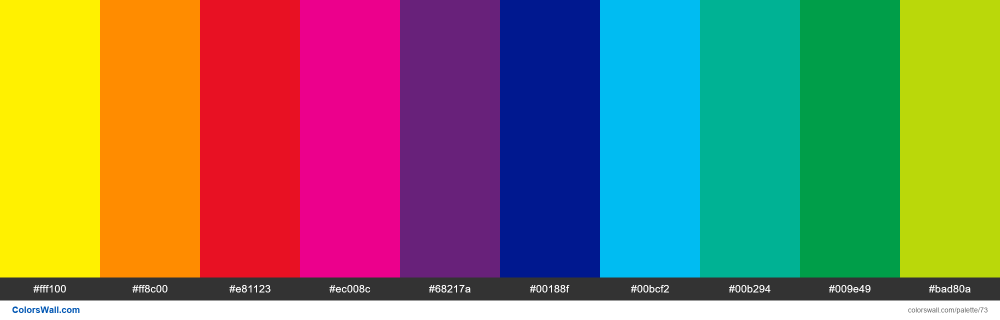
#> input picture test2.png, 2000 x 640 px (shown at 1/2 size)
$ python sFCM.py
#> lines starting #> are read from the running program, lines starting #| are printed output that depends on the picture
import numpy as np

class FCM:
    MAX_ITER = 50
    def __init__(self, m, K, imshape):
        '''
        Initializes a sFCM algorithm with parameters

            m       - integer that controls the fuzziness
            K       - number of classes
            imshape - np array (h, w, c)
        '''
        self.m       = m
        self.K       = K
        self.imshape = imshape

        #initialize random memberships
        self.u = self.__u_init(*imshape[:2])

        #intialize mapping functions
        self.dec = self.decoder(imshape[1])
        self.enc = self.encoder(imshape[1])


    def decoder(self, w):
        return lambda j : (j // w, j % w)

    def encoder(self, w):
        return lambda i, j : w*i + j

    def __u_init(self, w, h):
        '''
        initialize membership function randomly
        '''

        arr = np.random.random((w*h, self.K))

        #normalize
        arr = arr/arr.sum(axis=1)[:, np.newaxis]

        return arr

    def _vi(self, u, im):
        '''
        Calculate cluster centers
        '''

        vis = []

        for i in range(self.K):
            num = sum([u[j][i]**self.m * im[self.dec(j)] for j in range(np.prod(im.shape[:2]))])

            denom = sum([u[j][i]**self.m for j in range(np.prod(im.shape[:2]))])

            vis.append(num/denom)

        return vis

    def get_u(self, im, vis):
        up = np.zeros_like(self.u)

        for j in range(up.shape[0]):
            for i in range(self.K):
                up[j][i] = 1.0/sum([np.linalg.norm(im[self.dec(j)] - vis[i])/np.linalg.norm(im[self.dec(j)] - vis[k]) for k in range(self.K)])**(2.0/(self.m-1))
        return up


    def get_class(self, i, j):
        return np.argmax(self.u[self.enc(i,j),:])

    def step(self, im, eps):
        '''
        Runs a single clustering step

        returns a tuple (statistics, converged)
        '''

        #TODO implement convergence criteria based on eps

        vis = self._vi(self.u, im)
        self.u = self.get_u(im, vis)

        stats = np.zeros(im.shape)
        for i in range(stats.shape[0]):
            for j in range(stats.shape[1]):
                stats[i,j,:] = vis[fcm.get_class(i,j)]

        return stats, False

    def run(self, im, eps):
        '''
        Runs the iterative process of clustering

        im  - np array (h, w, c)
        eps - convergence criteria

        Yields statistics for each iteration
        '''

        for c in range(FCM.MAX_ITER):
            stats, finish = self.step(im, eps)

            yield stats, finish


class sFCM(FCM):
    MAX_ITER = 50
    # [80 lines left out: functions __init__, __nb, __h, __update_u, step, not called in this run]


import cv2

test = cv2.imread('test2.png')
#> test is the input picture: shape (640, 2000, 3); mean B, G, R 99, 123.4, 129.7
test = cv2.resize(test, (100, 20))
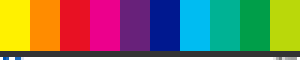
#> test: shape (20, 100, 3) (shown 3 times larger); mean B, G, R 95, 118.8, 124.8

#fcm = sFCM(2, 10, 1, 0.5, 5, test.shape)
fcm = FCM(2, 10, test.shape)

for c, (stat, finish) in enumerate(fcm.run(test, 0)):
#> in step, `vis = self._vi(self.u, im)`: vis = [[96.81, 122.1, 124.8], [92.82, 118.4, 124.3], [94.51, 120.8, 124.1], [91.85, 116.9, 125.6], [94.41, 117.5, 125.8], [98.24, 116.6, 122.9], [94.68, 116.2, 124.8], [95.44, 119.6, 124.5], [94.8, 122, 125.6], [94.56, 119.9, 124.7]]
#> (the run stopped early here; a loop or call above may not have finished)
